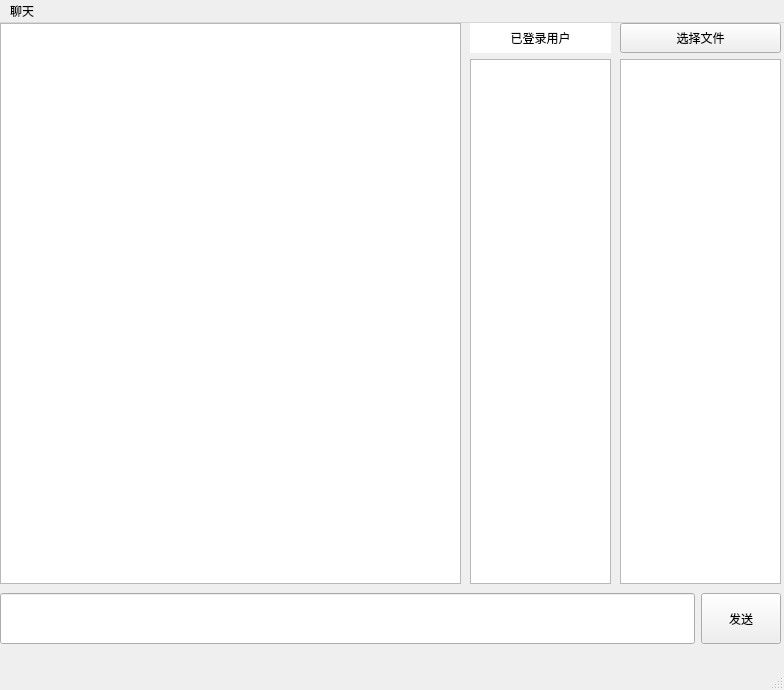
<?xml version="1.0" encoding="UTF-8"?>
<ui version="4.0">
 <class>myqt1</class>
 <widget class="QMainWindow" name="myqt1">
  <property name="geometry">
   <rect>
    <x>0</x>
    <y>0</y>
    <width>784</width>
    <height>690</height>
   </rect>
  </property>
  <property name="windowTitle">
   <string>myqt1</string>
  </property>
  <widget class="QWidget" name="centralwidget">
   <widget class="QTextEdit" name="chatTextEdit">
    <property name="geometry">
     <rect>
      <x>0</x>
      <y>0</y>
      <width>461</width>
      <height>561</height>
     </rect>
    </property>
   </widget>
   <widget class="QWidget" name="horizontalLayoutWidget">
    <property name="geometry">
     <rect>
      <x>0</x>
      <y>570</y>
      <width>781</width>
      <height>51</height>
     </rect>
    </property>
    <layout class="QHBoxLayout" name="horizontalLayout">
     <item>
      <widget class="QLineEdit" name="inputLineEdit">
       <property name="sizePolicy">
        <sizepolicy hsizetype="Expanding" vsizetype="Expanding">
         <horstretch>0</horstretch>
         <verstretch>0</verstretch>
        </sizepolicy>
       </property>
      </widget>
     </item>
     <item>
      <widget class="QPushButton" name="sendPushButton">
       <property name="sizePolicy">
        <sizepolicy hsizetype="Minimum" vsizetype="Expanding">
         <horstretch>0</horstretch>
         <verstretch>0</verstretch>
        </sizepolicy>
       </property>
       <property name="text">
        <string>发送</string>
       </property>
      </widget>
     </item>
    </layout>
   </widget>
   <widget class="QWidget" name="verticalLayoutWidget">
    <property name="geometry">
     <rect>
      <x>470</x>
      <y>0</y>
      <width>141</width>
      <height>561</height>
     </rect>
    </property>
    <layout class="QVBoxLayout" name="verticalLayout">
     <item>
      <widget class="QLabel" name="label">
       <property name="enabled">
        <bool>true</bool>
       </property>
       <property name="minimumSize">
        <size>
         <width>0</width>
         <height>30</height>
        </size>
       </property>
       <property name="styleSheet">
        <string notr="true">background-color:rgb(255, 255, 255)</string>
       </property>
       <property name="text">
        <string>已登录用户</string>
       </property>
       <property name="alignment">
        <set>Qt::AlignCenter</set>
       </property>
      </widget>
     </item>
     <item>
      <widget class="QTextEdit" name="userTextEdit"/>
     </item>
    </layout>
   </widget>
   <widget class="QWidget" name="verticalLayoutWidget_2">
    <property name="geometry">
     <rect>
      <x>620</x>
      <y>0</y>
      <width>161</width>
      <height>561</height>
     </rect>
    </property>
    <layout class="QVBoxLayout" name="verticalLayout_2">
     <item>
      <widget class="QPushButton" name="chooseFileButton">
       <property name="minimumSize">
        <size>
         <width>0</width>
         <height>30</height>
        </size>
       </property>
       <property name="text">
        <string>选择文件</string>
       </property>
      </widget>
     </item>
     <item>
      <widget class="QTreeView" name="fileTreeView"/>
     </item>
    </layout>
   </widget>
  </widget>
  <widget class="QMenuBar" name="menubar">
   <property name="geometry">
    <rect>
     <x>0</x>
     <y>0</y>
     <width>784</width>
     <height>22</height>
    </rect>
   </property>
   <widget class="QMenu" name="menu">
    <property name="title">
     <string>聊天</string>
    </property>
   </widget>
   <addaction name="menu"/>
  </widget>
  <widget class="QStatusBar" name="statusbar"/>
 </widget>
 <resources/>
 <connections/>
</ui>
